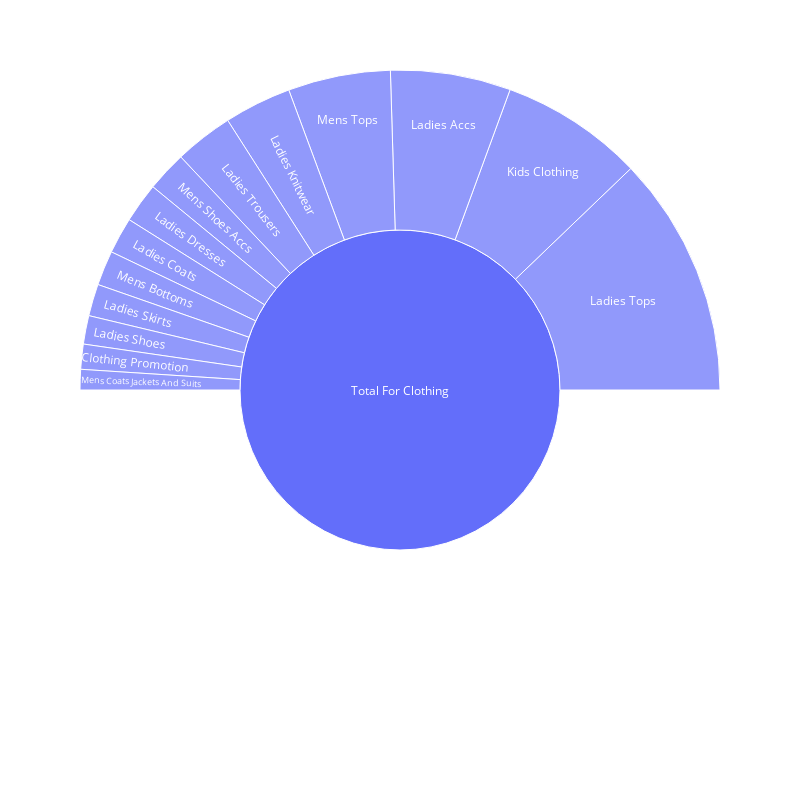

The cell this chart's notebook holds for it:
### Code cell
parents = ['Total For Big', 'Total For Big', 'Total For Big', 'Total For Non Clothing', 'Total For Clothing', '', 'Donated And Big Total', 'Total For Non Clothing', 'Total For Non Clothing',
          'Total For Clothing', 'Total For Non Clothing', 'Total For Clothing', 'Total For Clothing', 'Total For Clothing', 'Total For Clothing',
          'Total For Clothing', 'Total For Clothing', 'Total For Clothing', 'Total For Clothing', 'Total For Non Clothing', 'Total For Clothing',
          'Total For Clothing', 'Total For Clothing', 'Total For Clothing', 'Donated And Big Total', 'Donated Total', 'Donated Total']
fig = px.sunburst(names = pivot_sunburst.index, parents = parents, values = pivot_sunburst['No. items sold'], width = 800, height = 800)
fig.show()

### Figure 1 — Plotly figure (JSON) as saved in the notebook; plotly's stock layout.template omitted (floating-point values rounded to 4 significant figures)
{"data": [{"domain": {"x": [0, 1], "y": [0, 1]}, "hovertemplate": "label=%{label}<br>value=%{value}<br>parent=%{parent}<extra></extra>", "labels": ["Big Cards Wrap", "Big Gifts", "Big Xmas Cards", "Books", "Clothing Promotion", "Donated And Big Total", "Donated Total", "Home", "Jewellery", "Kids Clothing", "Kids Non Clothing", "Ladies Accs", "Ladies Coats", "Ladies Dresses", "Ladies Knitwear", "Ladies Shoes", "Ladies Skirts", "Ladies Tops", "Ladies Trousers", "Media", "Mens Bottoms", "Mens Coats Jackets And Suits", "Mens Shoes Accs", "Mens Tops", "Total For Big", "Total For Clothing", "Total For Non Clothing"], "level": "Total For Clothing", "name": "", "parents": ["Total For Big", "Total For Big", "Total For Big", "Total For Non Clothing", "Total For Clothing", "", "Donated And Big Total", "Total For Non Clothing", "Total For Non Clothing", "Total For Clothing", "Total For Non Clothing", "Total For Clothing", "Total For Clothing", "Total For Clothing", "Total For Clothing", "Total For Clothing", "Total For Clothing", "Total For Clothing", "Total For Clothing", "Total For Non Clothing", "Total For Clothing", "Total For Clothing", "Total For Clothing", "Total For Clothing", "Donated And Big Total", "Donated Total", "Donated Total"], "type": "sunburst", "values": [31.5, 49.17, 20.92, 220.1, 7.25, 1050.0, 948.2, 216.1, 21.83, 41.5, 157.8, 34.83, 10.5, 11.58, 19.5, 8.25, 9.25, 69.83, 17, 45.5, 10.08, 5.917, 11.67, 29.67, 101.6, 286.8, 661.3]}], "layout": {"height": 800, "legend": {"tracegroupgap": 0}, "margin": {"t": 60}, "width": 800}}
